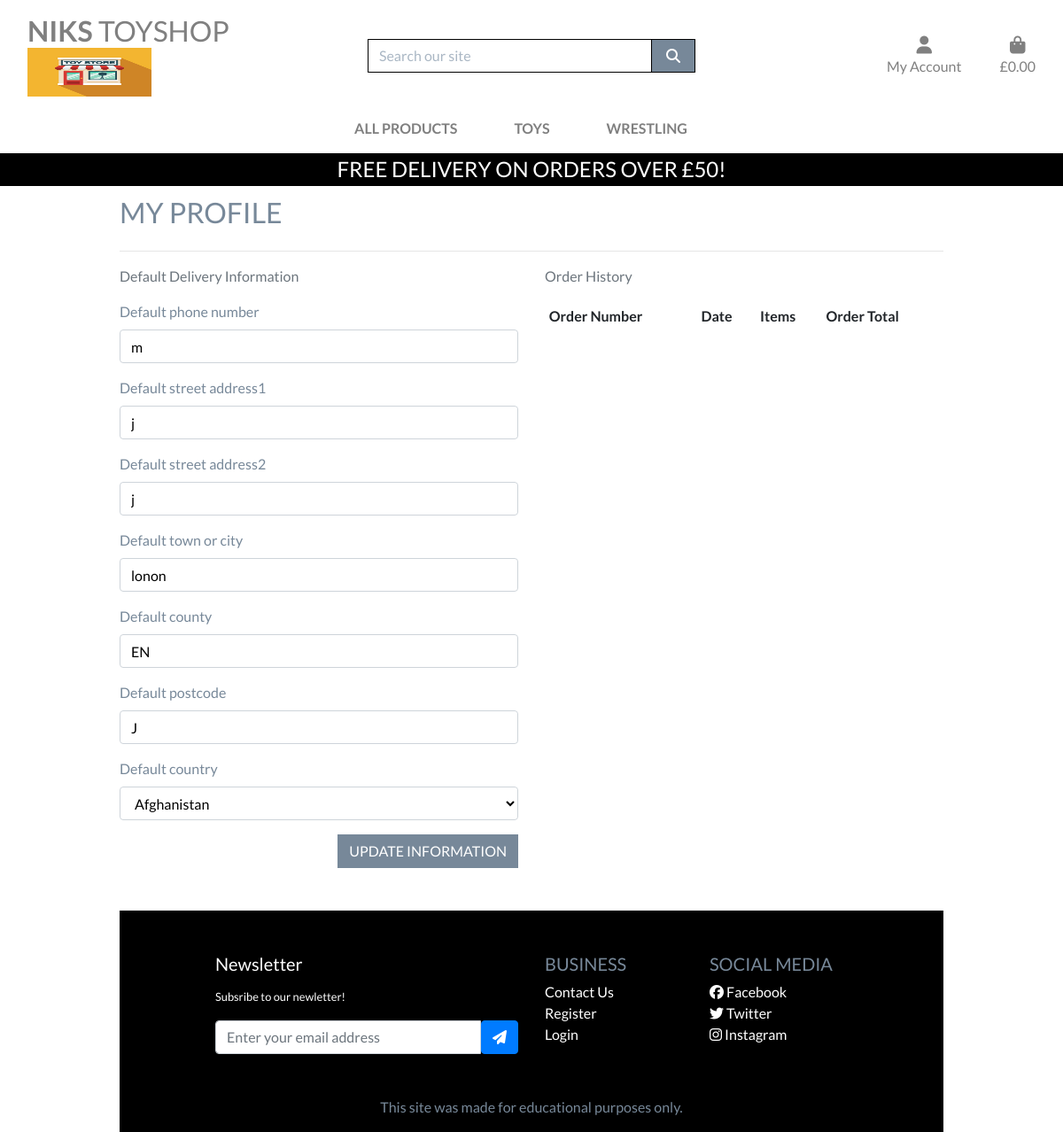
The app's page /profile/ (signed in) with its own data.
### profiles/models.py (models this page shows, shortened)
class UserProfile(models.Model):
    user = models.OneToOneField(User, on_delete=models.CASCADE)
    default_phone_number = models.CharField(max_length=20, null=True, blank=True)
    default_street_address1 = models.CharField(max_length=80, null=True, blank=True)
    default_street_address2 = models.CharField(max_length=80, null=True, blank=True)
    default_town_or_city = models.CharField(max_length=40, null=True, blank=True)
    default_county = models.CharField(max_length=80, null=True, blank=True)
    default_postcode = models.CharField(max_length=20, null=True, blank=True)
    default_country = CountryField(blank_label='Country', null=True, blank=True)

### profiles/views.py (the view)
# urls.py: path('', views.profile, name='profile'),
@login_required
def profile(request):
    profile = get_object_or_404(UserProfile, user=request.user)
    if request.method == 'POST':
        form = UserProfileForm(request.POST, instance=profile)
        if form.is_valid():
            form.save()
            messages.success(request, 'Profile updated successfully')
    form = UserProfileForm(instance=profile)
    orders = Order.objects.filter(user=request.user.id)
    template = 'profiles/profile.html'
    context = {
        'form': form,
        'orders': orders,
        'on_profile_page': True
    }
    return render(request, template, context)

### profiles/forms.py (shortened to what this page needs)
class UserProfileForm(forms.ModelForm):
    class Meta:
        model = UserProfile
        exclude = ('user',)

### bag/contexts.py (called while the page is built, shortened)
def bag_contents(request):
    bag_items = []
    total = 0
    product_count = 0
    bag = request.session.get('bag', {})
    if total < settings.FREE_DELIVERY_THRESHOLD:
        delivery = total * Decimal(settings.STANDARD_DELIVERY_PERCENTAGE / 100)
        free_delivery_delta = settings.FREE_DELIVERY_THRESHOLD - total
    else:
        delivery = 0
        free_delivery_delta = 0
    grand_total = delivery + total
    context = {
        'bag_items': bag_items,
        'total': total,
        'product_count': product_count,
        'delivery': delivery,
        'free_delivery_delta': free_delivery_delta,
        'free_delivery_threshold': settings.FREE_DELIVERY_THRESHOLD,
        'grand_total': grand_total,
    }
    return context

### profiles/templates/profiles/profile.html (shortened to what this page needs)
{% extends "base.html" %}
{% load static %}
{% block extra_css %}
    <link rel="stylesheet" href="{% static 'profiles/css/profile.css' %}">
{% endblock %}
{% block page_header %}
    <div class="container header-container">
    </div>
{% endblock %}
{% block content %}
    <div class="overlay"></div>
    <div class="container">
        <div class="row">
            <div class="col">
                <h2 class="logo-font mb-4">My Profile</h2>
                <hr>
            </div>
        </div>
        <div class="row">
            <div class="col-12 col-lg-6">
                <p class="text-muted">Default Delivery Information</p>
                <form class="mt-3" action="{% url 'profile' %}" method="POST" id="profile-update-form">
                    {{ form|crispy }}
                    <button class="btn btn-black rounded-0 text-uppercase float-right">Update Information</button>
                </form>
            </div>
            <div class="col-12 col-lg-6">
                <p class="text-muted">Order History</p>
                <div class="order-history table-responsive">
                    <table class="table table-sm table-borderless">
                        <thead>
                            <tr>
                                <th>Order Number</th>
                                <th>Date</th>
                                <th>Items</th>
                                <th>Order Total</th>
                            </tr>
                        </thead>
                    </table>
                </div>
            </div>
        </div>
{% endblock %}

### static/css/base.css (style rules this page uses)
html { height: 100%; }
body { background: url('/media/toy.jpeg') no-repeat center center fixed; background-size: cover; height: calc(100vh - 164px); color: lightslategray; font-family: 'Lato'; }
.logo-font { text-transform: uppercase; }
.btn-black { background: lightslategrey; color: white; }
.overlay { height: 100%; width: 100%; top: 0; left: 0; position: fixed; background: white; z-index: -1; }
@media (min-width: 1200px) { .container { max-width: 80%; } }
@media (min-width: 992px) { .header-container { padding-top: 164px; } }
.col-12 { position: relative; }

### profiles/static/file/css/profile.css (style rules this page uses)
.order-history { max-height: 416px; overflow-y: auto; }
#profile-update-form .form-control { color: #000; }
#profile-update-form input::placeholder { color: #aab7c4; }
#id_default_country, #id_default_country option:not(:first-child) { color: #000; }

### records on screen
UserProfile: default_phone_number "m", default_street_address1 "j", default_street_address2 "j", default_town_or_city "lonon", default_county "EN", default_postcode "J", default_country "Afghanistan"

### other values on screen
{{ free_delivery_threshold }} "50"
